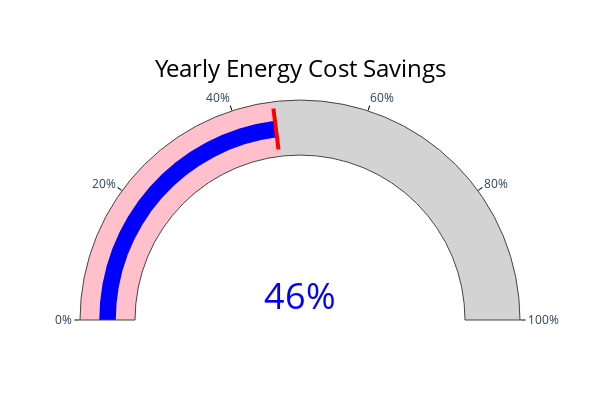

Source (notebook cell):
### Markdown cell above
# Visualization 3
## Gauge Chart of the amount saved

### Code cell
import plotly.graph_objects as go
import numpy as np

def gauge_chart(yearly_gas_cost, yearly_solar_cost, title):
    savings_percentage = (yearly_gas_cost - yearly_solar_cost) / yearly_gas_cost * 100

    fig = go.Figure(go.Indicator(
        mode="gauge+number",
        value=savings_percentage,
        title={'text': title, 'font': {'size': 24, 'color': 'black'}},
        number={
            'suffix': '%',
            'font': {'size': 36, 'color': 'blue'}
        },
        gauge={
            'axis': {'range': [0, 100], 'tickformat': '.0f', 'ticksuffix': '%', 'tickcolor': "black"},
            'bar': {'color': "blue", 'thickness': 0.3},
            'steps': [
                {'range': [0, savings_percentage], 'color': "pink"},
                {'range': [savings_percentage, 100], 'color': "lightgray"},
            ],
            'threshold': {
                'line': {'color': "red", 'width': 4},
                'thickness': 0.75,
                'value': savings_percentage 
            }
        }
    ))

    fig.update_layout(height=400, width=600)
    fig.show()

yearly_gas_cost = np.sum(gas_cost)
yearly_solar_cost = np.sum(solar_cost)
gauge_chart(yearly_gas_cost, yearly_solar_cost, "Yearly Energy Cost Savings")

### Figure 1 — Plotly figure (JSON) as saved in the notebook; plotly's stock layout.template omitted (floating-point values rounded to 4 significant figures)
{"data": [{"gauge": {"axis": {"range": [0, 100], "tickcolor": "black", "tickformat": ".0f", "ticksuffix": "%"}, "bar": {"color": "blue", "thickness": 0.3}, "steps": [{"color": "pink", "range": [0, 46.01]}, {"color": "lightgray", "range": [46.01, 100]}], "threshold": {"line": {"color": "red", "width": 4}, "thickness": 0.75, "value": 46.01}}, "mode": "gauge+number", "number": {"font": {"color": "blue", "size": 36}, "suffix": "%"}, "title": {"font": {"color": "black", "size": 24}, "text": "Yearly Energy Cost Savings"}, "type": "indicator", "value": 46.01}], "layout": {"height": 400, "width": 600}}
